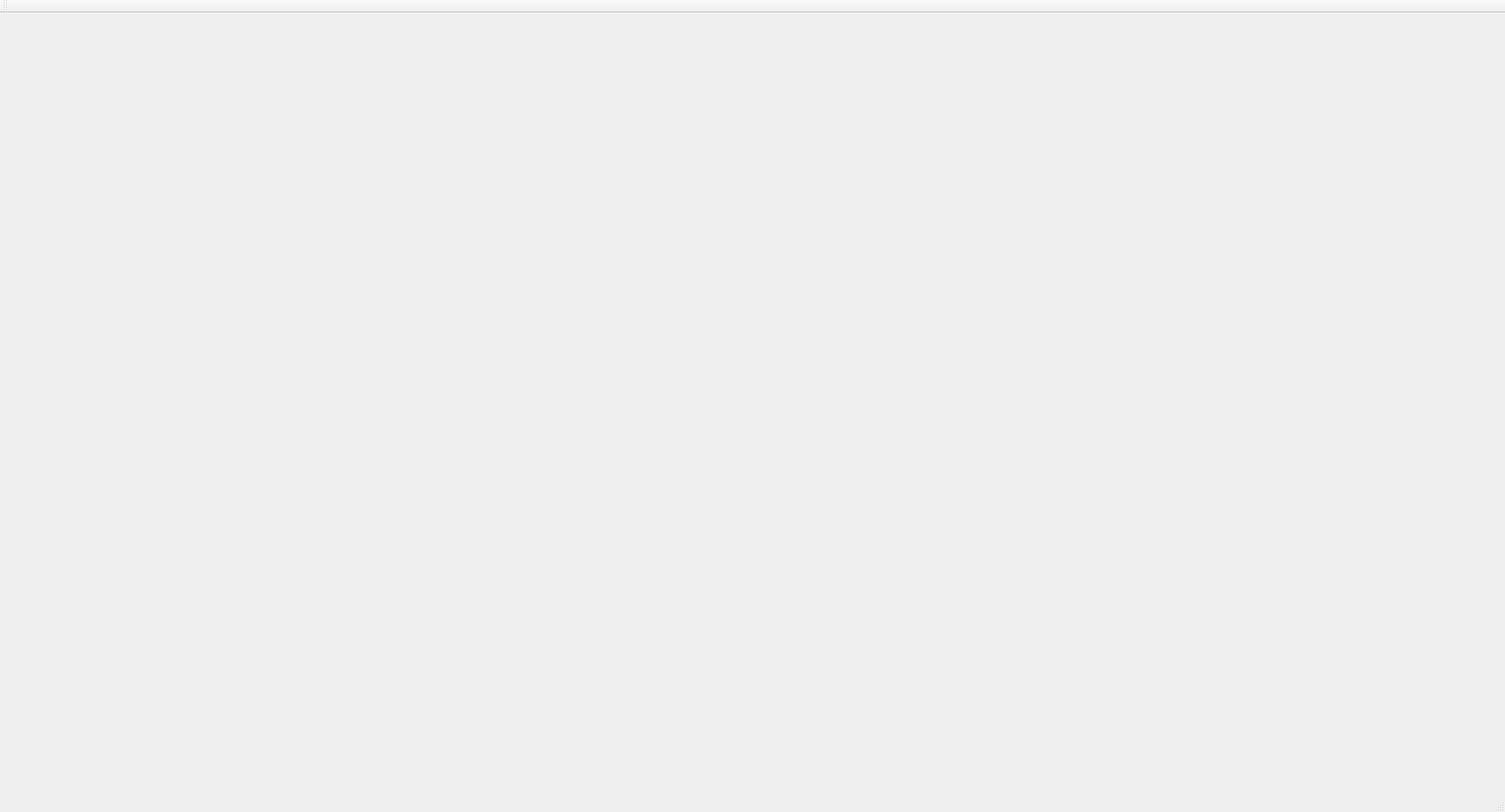
<?xml version="1.0" encoding="UTF-8"?>
<ui version="4.0">
 <class>MainWindow</class>
 <widget class="QMainWindow" name="MainWindow">
  <property name="geometry">
   <rect>
    <x>0</x>
    <y>0</y>
    <width>1951</width>
    <height>1053</height>
   </rect>
  </property>
  <property name="windowTitle">
   <string>MainWindow</string>
  </property>
  <widget class="QWidget" name="centralWidget"/>
  <widget class="QMenuBar" name="menuBar">
   <property name="geometry">
    <rect>
     <x>0</x>
     <y>0</y>
     <width>1951</width>
     <height>22</height>
    </rect>
   </property>
  </widget>
  <widget class="QToolBar" name="mainToolBar">
   <attribute name="toolBarArea">
    <enum>TopToolBarArea</enum>
   </attribute>
   <attribute name="toolBarBreak">
    <bool>false</bool>
   </attribute>
  </widget>
  <widget class="QStatusBar" name="statusBar"/>
 </widget>
 <layoutdefault spacing="6" margin="11"/>
 <resources/>
 <connections/>
</ui>
